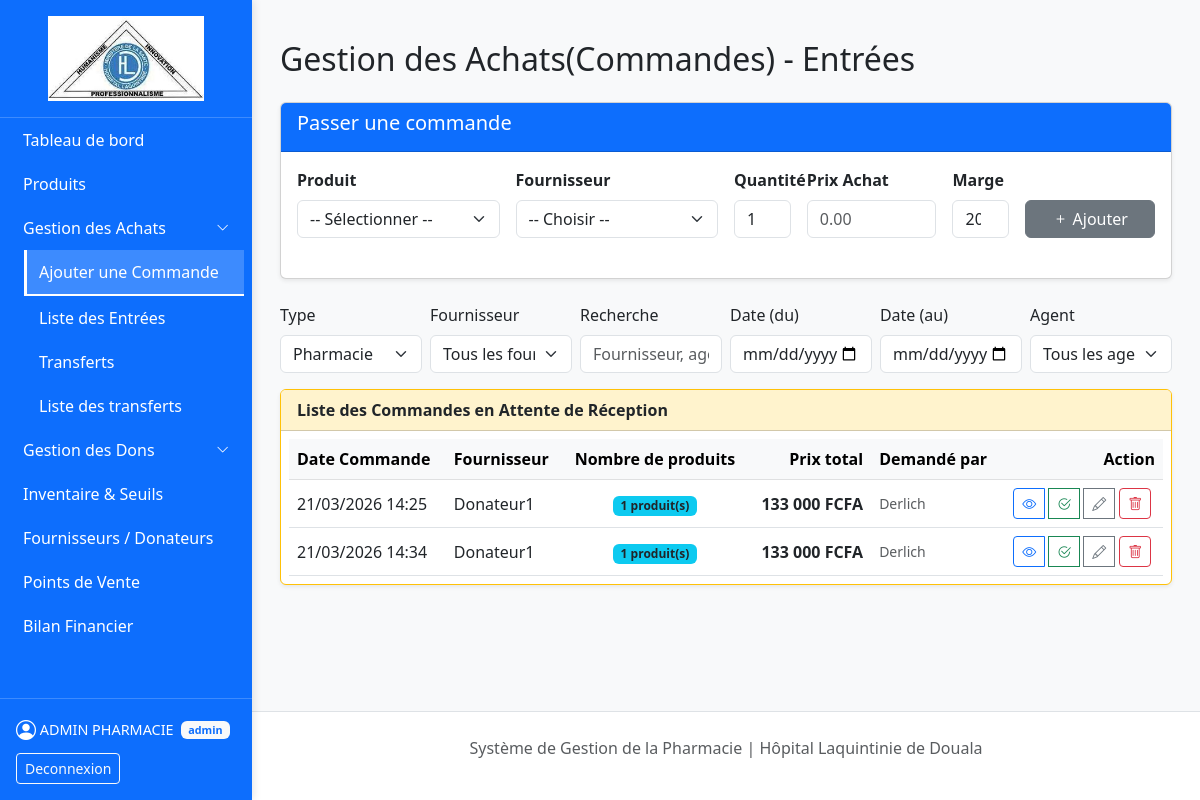
/pages/entrees.php (signed in), run on the app's committed database.
### tables this page shows
CREATE TABLE `commande` (
  `id_commande` int(11) NOT NULL,
  `id_partenaire` int(11) NOT NULL,
  `id_user` int(11) NOT NULL,
  `date_commande` datetime NOT NULL DEFAULT current_timestamp(),
  `statut` enum('En attente','Reçue','Annulée') NOT NULL DEFAULT 'En attente'
);

CREATE TABLE `partenaire` (
  `id_partenaire` int(11) NOT NULL,
  `nom_entite` varchar(150) NOT NULL,
  `type` enum('Fournisseur','Don') NOT NULL,
  `contact_nom` varchar(150) DEFAULT NULL,
  `telephone` varchar(30) DEFAULT NULL,
  `email` varchar(255) DEFAULT NULL
);

CREATE TABLE `utilisateur` (
  `id_user` int(11) NOT NULL,
  `nom_complet` varchar(150) NOT NULL,
  `username` varchar(100) NOT NULL,
  `password` varchar(255) NOT NULL,
  `role` enum('admin','user') NOT NULL DEFAULT 'user',
  `email` varchar(255) DEFAULT NULL
);

### pages/entrees.php (the view, shortened to what this page needs)
<?php
require_once '../config/db.php';
$isAdmin = ($_SESSION['role'] === 'admin');
$typeFilter = isset($_REQUEST['type']) && in_array($_REQUEST['type'], ['Pharmacie', 'Laboratoire']) ? $_REQUEST['type'] : 'Pharmacie';
$typeProduit = ($typeFilter === 'Laboratoire') ? 'Laboratoire' : 'Medicament';
$sqlAttente = "SELECT cmd.id_commande, cmd.date_commande,
                      part.nom_entite, u.nom_complet,
                      COUNT(cd.id_cmd_det) AS nb_produits,
                      SUM(cd.quantite_voulue * p.prix_unitaire) AS total_prix
               FROM Commande cmd
               JOIN CommandeDetail cd ON cmd.id_commande = cd.id_commande
               JOIN Produit p ON cd.id_produit = p.id_produit
               JOIN Partenaire part ON cmd.id_partenaire = part.id_partenaire
               JOIN Utilisateur u ON cmd.id_user = u.id_user
               WHERE cmd.statut = 'En attente'
                 AND cmd.id_commande IN (
                     SELECT cd2.id_commande
                     FROM CommandeDetail cd2
                     JOIN Produit p2 ON cd2.id_produit = p2.id_produit
                     WHERE p2.type_produit = ?
                 )
               GROUP BY cmd.id_commande, cmd.date_commande, part.nom_entite, u.nom_complet
               ORDER BY cmd.date_commande ASC";
$stmtAttente = $pdo->prepare($sqlAttente);
$stmtAttente->execute([$typeProduit]);
$attentes = $stmtAttente->fetchAll();
include '../includes/sidebar.php';
echo '<link rel="stylesheet" href="../assets/css/entrees.css">';
?>
<div class="container-fluid mt-4">
    <h2 class="mb-4">Gestion des Achats(Commandes) - Entrées</h2>
    <?php if ($isAdmin): ?>
        <div class="card shadow-sm mb-4">
            <div class="card-header bg-primary text-white">
                <h5> Passer une commande</h5>
            </div>
            <div class="card-body">
                <div class="row g-3 align-items-end mb-4">
                    <div class="col-md-3">
                        <label class="form-label fw-bold">Produit</label>
                        <select id="select_produit_entree" class="form-select">
                            <option value="">-- Sélectionner --</option>
                        </select>
                    </div>
                    <div class="col-md-3">
                        <label class="form-label fw-bold">Fournisseur</label>
                        <select id="select_fournisseur_temp" class="form-select">
                            <option value="">-- Choisir --</option>
                        </select>
                    </div>
                    <div class="col-md-1">
                        <label class="form-label fw-bold">Quantité</label>
                        <input type="number" id="input_qte" class="form-control" min="1" value="1">
                    </div>
                    <div class="col-md-2">
                        <label class="form-label fw-bold">Prix Achat</label>
                        <input type="number" step="0.01" id="input_prix_achat" class="form-control" placeholder="0.00">
                    </div>
                    <div class="col-md-1">
                        <label class="form-label fw-bold">Marge</label>
                        <div class="input-group">
                            <input type="number" step="0.01" id="input_marge" class="form-control" value="20">
                        </div>
                    </div>
                    <div class="col-md-2">
                        <button type="button" id="btn_ajouter_au_panier" class="btn btn-secondary w-100">
                            <i class="bi bi-plus"></i> Ajouter
                        </button>
                    </div>
                </div>
            </div>
        </div>
    <?php endif; ?>
    <form id="searchForm" class="mb-3">
        <div class="row g-2">
            <div class="col-md-2">
                <label class="form-label">Type</label>
                <select id="typeFilter" name="type" class="form-select">
                    <option value="Medicament" <?= $typeFilter === 'Medicament' ? 'selected' : '' ?>>Pharmacie</option>
                </select>
            </div>
            <div class="col-md-2">
                <label class="form-label">Fournisseur</label>
                <select id="fournisseurFilter" name="fournisseur" class="form-select">
                    <option value="">Tous les fournisseurs</option>
                </select>
            </div>
            <div class="col-md-2">
                <label class="form-label">Recherche</label>
                <input type="text" id="searchInput" name="search" class="form-control" placeholder="Fournisseur, agent...">
            </div>
            <div class="col-md-2">
                <label class="form-label">Date (du)</label>
                <input type="date" id="dateFilterStart" name="dateStart" class="form-control">
            </div>
            <div class="col-md-2">
                <label class="form-label">Date (au)</label>
                <input type="date" id="dateFilterEnd" name="dateEnd" class="form-control">
            </div>
            <div class="col-md-2">
                <label class="form-label">Agent</label>
                <select id="agentFilter" name="agent" class="form-select">
                    <option value="">Tous les agents</option>
                </select>
            </div>
        </div>
    </form>
    <div class="card shadow-sm mb-4 border-warning">
        <div class="card-header bg-warning-subtle text-dark d-flex justify-content-between align-items-center">
            <strong>Liste des Commandes en Attente de Réception</strong>
        </div>
        <div class="table-responsive p-2">
            <table class="table table-hover align-middle mb-0">
                <thead class="table-light">
                    <tr>
                        <th>Date Commande</th>
                        <th>Fournisseur</th>
                        <th class="text-center">Nombre de produits</th>
                        <th class="text-end">Prix total</th>
                        <th>Demandé par</th>
                        <th class="text-end">Action</th>
                    </tr>
                </thead>
                <tbody id="attenteTableBody">
                    <?php if (empty($attentes)): ?>
                        <tr>
                            <td colspan="6" class="text-center text-muted">Aucune commande en attente de réception.</td>
                        </tr>
                    <?php else: ?>
                        <?php foreach ($attentes as $att): ?>
                            <tr>
                                <td><?= date('d/m/Y H:i', strtotime($att['date_commande'])) ?></td>
                                <td><?= htmlspecialchars($att['nom_entite']) ?></td>
                                <td class="text-center">
                                    <span class="badge bg-info text-dark"><?= $att['nb_produits'] ?> produit(s)</span>
                                </td>
                                <td class="fw-bold text-end"><?= number_format($att['total_prix'] ?? 0, 0, '.', ' ') ?> FCFA</td>
                                <td class="small text-muted"><?= htmlspecialchars($att['nom_complet']) ?></td>
                                <td class="text-center">
                                    <div class="btn-group">
                                        <a href="details_commande_attente.php?id=<?= $att['id_commande'] ?>"
                                            class="btn btn-sm btn-outline-primary me-1"
                                            title="Voir">
                                            <i class="bi bi-eye"></i>
                                        </a>
                                        <a href="reception_commande.php?id_commande=<?= $att['id_commande'] ?>"
                                            class="btn btn-sm btn-outline-success me-1" title="Réceptionner">
                                            <i class="bi bi-check2-circle"></i>
                                        </a>
                                        <a href="edit_commande.php?id=<?= $att['id_commande'] ?>"
                                            class="btn btn-sm btn-outline-secondary me-1" title="Modifier la commande">
                                            <i class="bi bi-pencil"></i>
                                        </a>
                                        <form method="POST" class="d-inline" onsubmit="return confirm('Annuler et supprimer cette commande groupée ?');">
                                            <button type="submit" name="btn_delete_commande" class="btn btn-sm btn-outline-danger" title="Annuler">
                                                <i class="bi bi-trash"></i>
                                            </button>
                                        </form>
                                    </div>
                                </td>
                            </tr>
                        <?php endforeach; ?>
                    <?php endif; ?>
                </tbody>
            </table>
        </div>
    </div>
</div>
<?php include '../includes/footer.php'; ?>

### data on the page
commande: date_commande "21/03/2026 14:25", id_partenaire.nom_entite "Donateur1", nb_produits "1", total_prix "133 000", id_user.nom_complet "Derlich"
commande: date_commande "21/03/2026 14:34", id_partenaire.nom_entite "Donateur1", nb_produits "1", total_prix "133 000", id_user.nom_complet "Derlich"

### other printed values
$_SESSION['nom'] "ADMIN PHARMACIE"
$_SESSION['role'] "admin"
